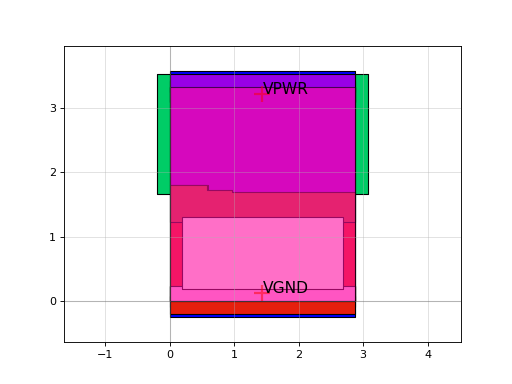

Recreate this plot in Python.
import sky130

c = sky130.components.sky130_fd_sc_hs__o21bai_1()
c.plot()
